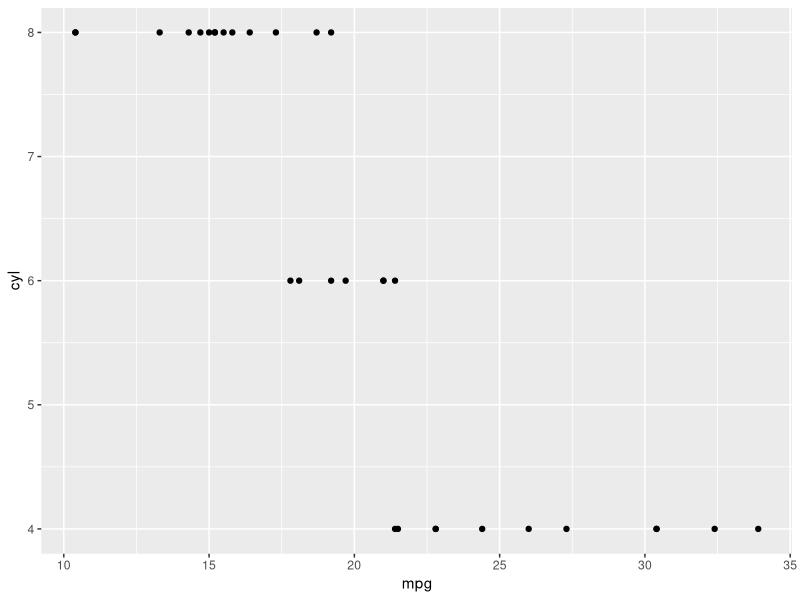
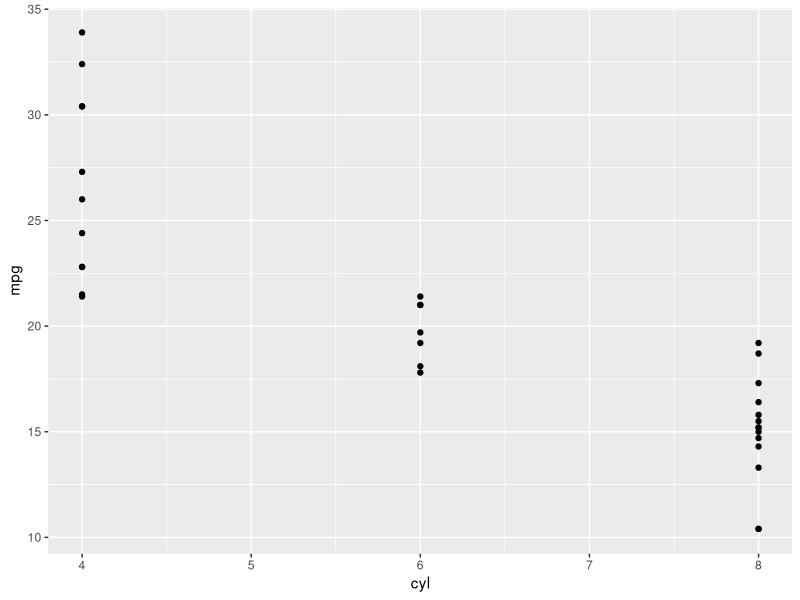
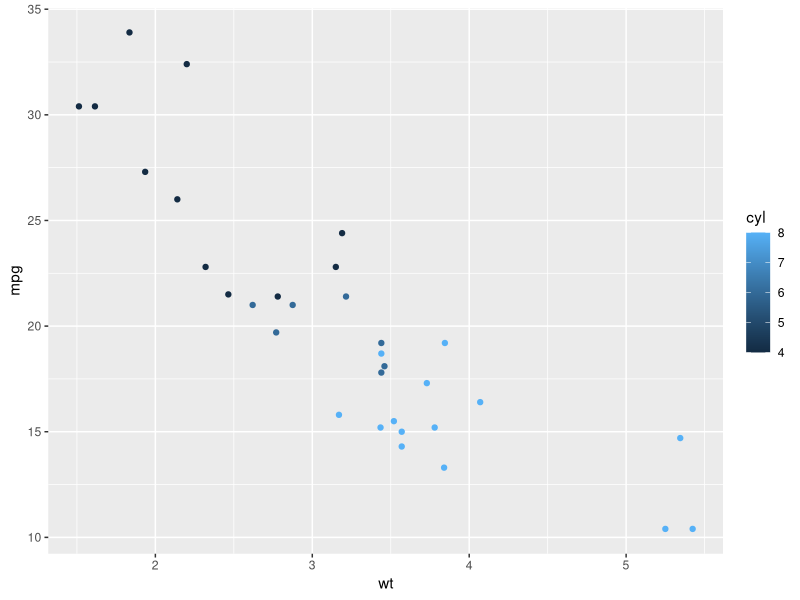
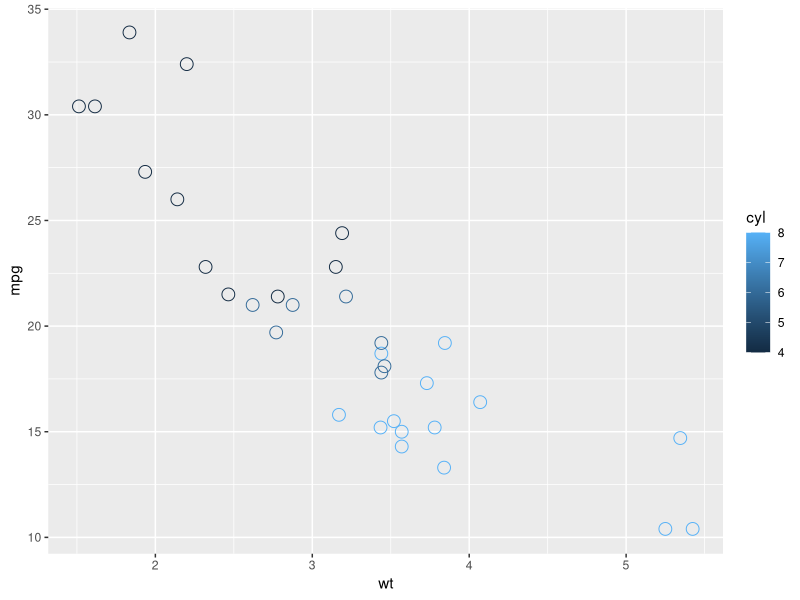
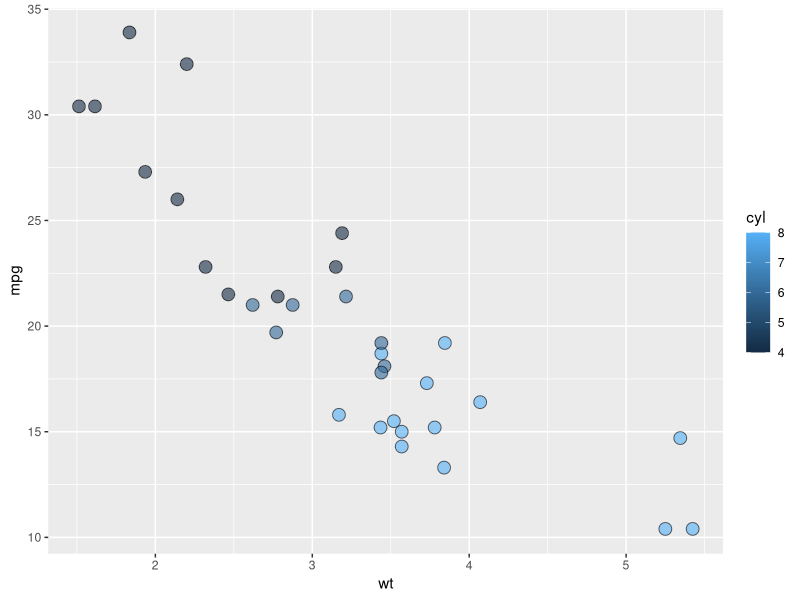

Write the R code that produced these figures, in order.
###############################################
################# Summary #####################
############################################### 
#
# author: Alexander C. Hungerford
# 
# date created: 30 October 2018
# 
# course: DataCamp
#         Data Visualization with ggplot2
#         Chapter 3: aesthetics
# 
############################################### 

# Note, plots will look different than the Datacamp course in color gradients.
# It's not clear why, probably because of the version of ggplot that was used.


library(tidyverse)

# load and view the data
data(mtcars)
View(mtcars)


# 1 - Map mpg to x and cyl to y
ggplot(mtcars, aes(x = mpg,y = cyl)) + geom_point()

# 2 - Reverse: Map cyl to x and mpg to y
ggplot(mtcars, aes(x = cyl, y = mpg)) + geom_point()

# 3 - Map wt to x, mpg to y and cyl to col
ggplot(mtcars, aes(x = wt, y = mpg, col = cyl)) + geom_point()

# 4 - Change shape and size of the points in the above plot
ggplot(mtcars, aes(x = wt, y = mpg, col = cyl)) +
  geom_point(shape = 1, size = 4)

# 'am' and 'cyl' are factors; 'wt' is numeric
# next, map cyl to fill, change shape, and alpha
ggplot(mtcars, aes(x = wt, y = mpg, fill = cyl)) +
  geom_point(shape = 21, size = 4, alpha = 0.6)


####################### NOTES #################################################
# The color aesthetic typically changes the outside outline of an object 
# and the fill aesthetic is typically the inside shading. However, 
# as you saw in the last exercise, geom_point() is an exception. 
# 
# Here you use color, instead of fill for the inside of the point. 
# But it's a bit subtler than that.
# 
# Which shape to use? 
# The default geom_point() uses shape = 19 (a solid circle with an outline the same 
# colour as the inside). 
# Good alternatives are shape = 1 (hollow) and shape = 16 (solid, no outline). 
# These all use the col aesthetic (don't forget to set alpha for solid points).
#
# A really nice alternative is shape = 21
# which allows you to use both fill for the inside and col for the outline!
# This is a great little trick for when you want to map two aesthetics to a dot.
#
